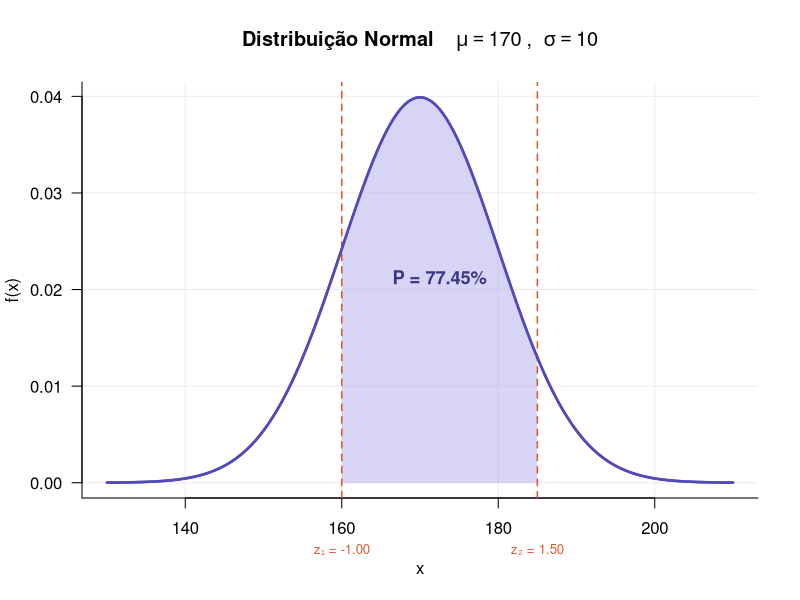
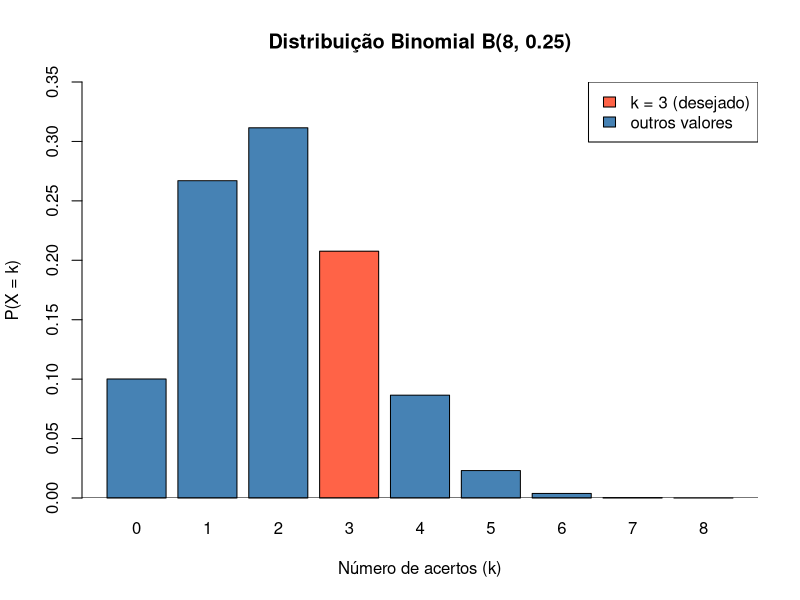

Source code (R) for these figures, in order:
## ---- chunk 1
# ============================================================
#  Distribuição Normal — Cálculo e Visualização
#  Exemplo: X ~ N(μ = 170, σ = 10)
#  Objetivo: P(160 ≤ X ≤ 185)
# ============================================================

# --- Parâmetros (altere aqui) --------------------------------
mu    <- 170   # média
sigma <- 10    # desvio padrão
a     <- 160   # limite inferior
b     <- 185   # limite superior
# ------------------------------------------------------------


# ============================================================
# 1. CÁLCULO ANALÍTICO
# ============================================================

z1 <- (a - mu) / sigma
z2 <- (b - mu) / sigma

phi_z1 <- pnorm(z1)   # Φ(z1)
phi_z2 <- pnorm(z2)   # Φ(z2)

prob <- phi_z2 - phi_z1

cat("======================================\n")
cat("  Distribuição Normal: N(μ =", mu, ", σ =", sigma, ")\n")
cat("======================================\n")
cat(sprintf("  Intervalo : [%.1f, %.1f]\n", a, b))
cat(sprintf("  z₁ = (%.1f - %.1f) / %.1f = %.4f\n", a, mu, sigma, z1))
cat(sprintf("  z₂ = (%.1f - %.1f) / %.1f = %.4f\n", b, mu, sigma, z2))
cat(sprintf("  Φ(z₁) = %.4f\n", phi_z1))
cat(sprintf("  Φ(z₂) = %.4f\n", phi_z2))
cat("--------------------------------------\n")
cat(sprintf("  P(%.1f ≤ X ≤ %.1f) = %.4f  (%.2f%%)\n", a, b, prob, prob * 100))
cat("======================================\n\n")


# ============================================================
# 2. APROXIMAÇÃO NUMÉRICA — Regra de Simpson
# ============================================================

simpson <- function(f, lower, upper, n = 100) {
  if (n %% 2 != 0) n <- n + 1          # n deve ser par
  h  <- (upper - lower) / n
  xi <- seq(lower, upper, by = h)
  yi <- f(xi)
  coef <- c(1, rep(c(4, 2), (n - 2) / 2), 4, 1)
  (h / 3) * sum(coef * yi)
}

pdf_normal <- function(x) dnorm(x, mean = mu, sd = sigma)

prob_simpson <- simpson(pdf_normal, a, b, n = 100)

cat("--------------------------------------\n")
cat("  Aproximação via Regra de Simpson\n")
cat(sprintf("  P(%.1f ≤ X ≤ %.1f) ≈ %.4f  (%.2f%%)\n",
            a, b, prob_simpson, prob_simpson * 100))
cat(sprintf("  Erro absoluto: %.2e\n", abs(prob - prob_simpson)))
cat("--------------------------------------\n\n")


# ============================================================
# 3. GRÁFICO
# ============================================================

x_seq <- seq(mu - 4 * sigma, mu + 4 * sigma, length.out = 500)
y_seq <- dnorm(x_seq, mean = mu, sd = sigma)

# Região sombreada
x_shade <- seq(a, b, length.out = 300)
y_shade <- dnorm(x_shade, mean = mu, sd = sigma)

# Cores
col_curve  <- "#534AB7"
col_fill   <- "#AFA9EC"
col_lines  <- "#D85A30"
col_text   <- "#3C3489"

# Plot base
plot(x_seq, y_seq,
     type = "l", lwd = 2.5, col = col_curve,
     xlab = "x", ylab = "f(x)",
     main = bquote(bold("Distribuição Normal") ~
                     "  " ~ mu == .(mu) ~ ", " ~ sigma == .(sigma)),
     las = 1, bty = "l",
     panel.first = grid(col = "gray92", lty = 1))

# Área sombreada
polygon(c(a, x_shade, b),
        c(0, y_shade, 0),
        col  = adjustcolor(col_fill, alpha.f = 0.5),
        border = NA)

# Linhas dos limites
abline(v = c(a, b), lty = 2, col = col_lines, lwd = 1.5)

# Anotações z
mtext(sprintf("z₁ = %.2f", z1), side = 1, at = a,
      line = 2, cex = 0.8, col = col_lines)
mtext(sprintf("z₂ = %.2f", z2), side = 1, at = b,
      line = 2, cex = 0.8, col = col_lines)

# Probabilidade na área
x_mid <- (a + b) / 2
y_mid <- dnorm(x_mid, mean = mu, sd = sigma) * 0.55
text(x_mid, y_mid,
     labels = sprintf("P = %.2f%%", prob * 100),
     col = col_text, cex = 1.1, font = 2)

# Curva por cima da sombra
lines(x_seq, y_seq, lwd = 2.5, col = col_curve)


## ---- chunk 2
# ============================================
# Distribuição Binomial — Prova de Múltipla Escolha
# ============================================

# Parâmetros
n <- 8        # número de questões
p <- 0.25     # probabilidade de acertar (1 em 4 alternativas)
k <- 3        # número de acertos desejados

# ============================================
# 1. P(X = 3) — probabilidade exata
# ============================================
prob_exata <- dbinom(k, size = n, prob = p)
cat("P(X = 3) =", round(prob_exata, 4), "\n")

# ============================================
# 2. Média e Desvio Padrão
# ============================================
media <- n * p
variancia <- n * p * (1 - p)
desvio_padrao <- sqrt(variancia)

cat("Média (μ):", media, "\n")
cat("Variância (σ²):", variancia, "\n")
cat("Desvio Padrão (σ):", round(desvio_padrao, 4), "\n")

# ============================================
# 3. Tabela de probabilidades (X = 0 até 8)
# ============================================
tabela <- data.frame(
  k = 0:n,
  Probabilidade = round(dbinom(0:n, size = n, prob = p), 4)
)
print(tabela)

# ============================================
# 4. Gráfico da distribuição
# ============================================
barplot(
  dbinom(0:n, size = n, prob = p),
  names.arg = 0:n,
  col = ifelse(0:n == k, "tomato", "steelblue"),
  main = "Distribuição Binomial B(8, 0.25)",
  xlab = "Número de acertos (k)",
  ylab = "P(X = k)",
  ylim = c(0, 0.35)
)
abline(h = 0)
legend("topright",
       legend = c("k = 3 (desejado)", "outros valores"),
       fill = c("tomato", "steelblue"))
## ---- chunk 3

## ---- chunk 4
distancia <- c(10.2, 9.8, 10.5, 10.1, 9.9, 10.3)
distancia
